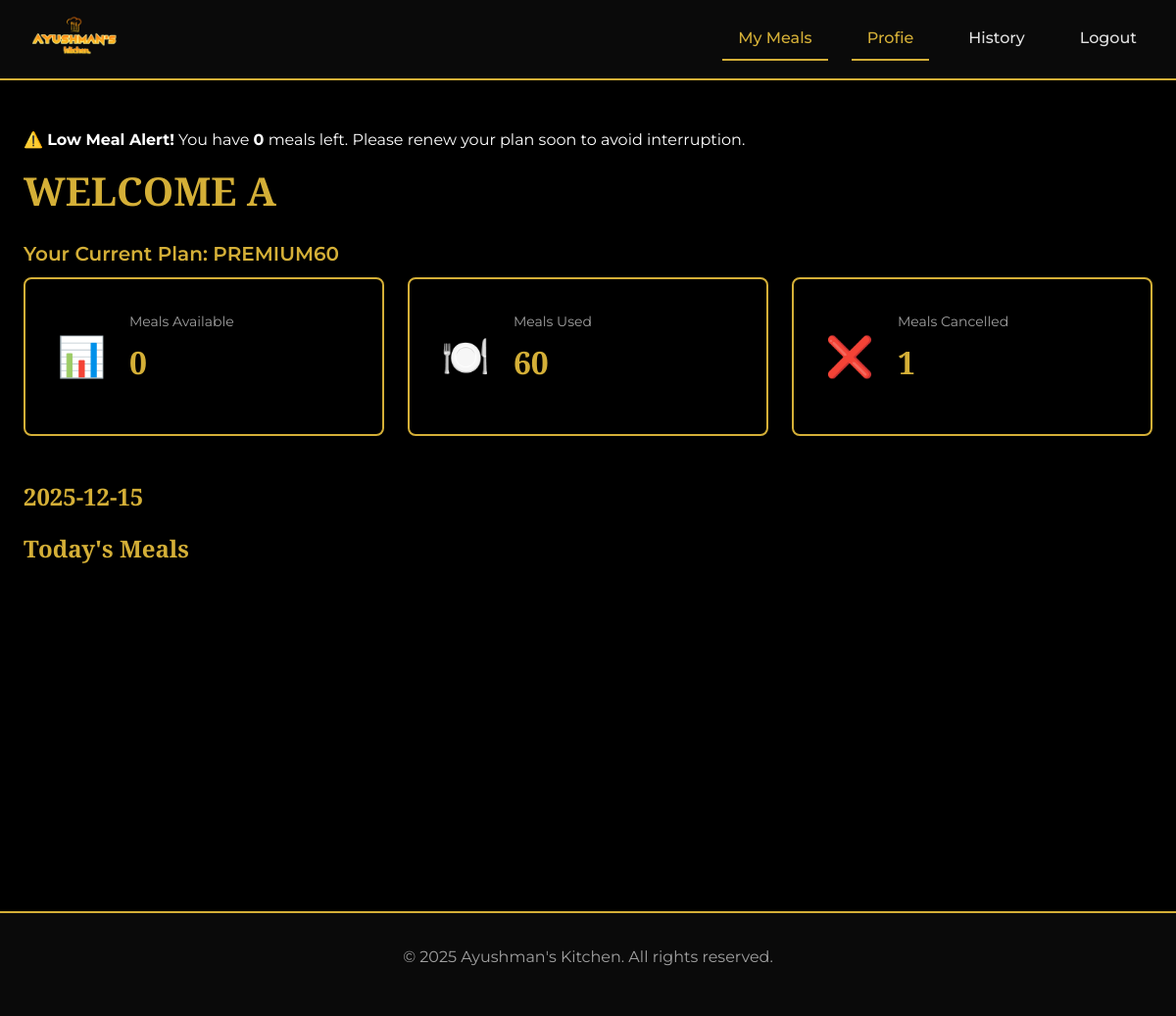
The page / (signed in) on the database as committed earlier.
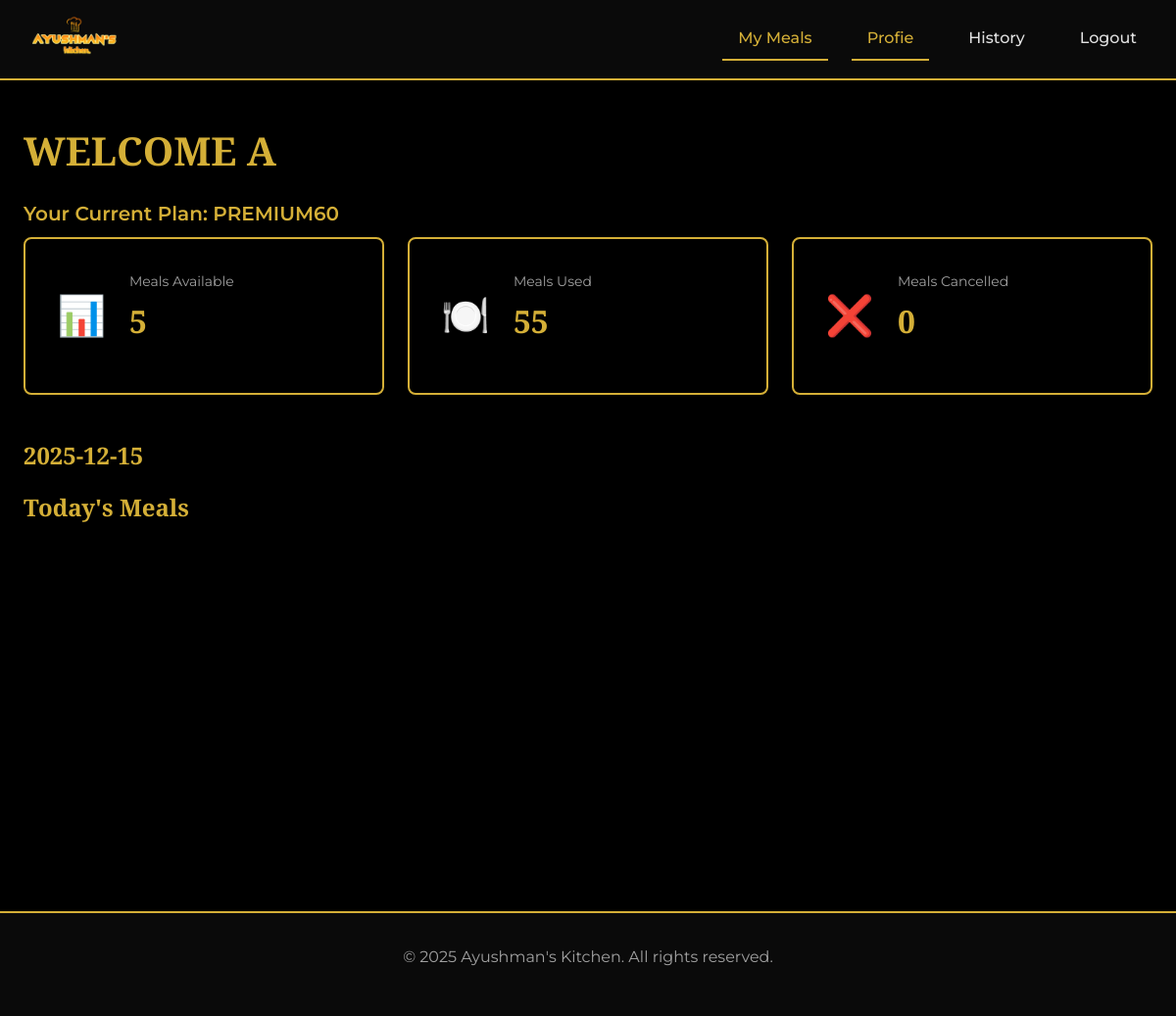
The same page on the database as committed later.
### Customers/models.py (models this page shows, shortened)
class Customer(AbstractBaseUser, PermissionsMixin):
    email = models.EmailField(unique=True)
    name = models.CharField(max_length=150)
    phone = models.CharField(max_length=15, blank=True)
    address = models.CharField(max_length=200, blank=True)
    is_active = models.BooleanField(default=True)
    is_staff = models.BooleanField(default=False)
    date_joined = models.DateTimeField(default=timezone.now)
    profile_updated_at = models.DateTimeField(auto_now=True)
    subscription_phase=models.IntegerField(default=1)
    meal_balance = models.IntegerField(default=0)
    user_status_active = models.BooleanField(default=True)
    lunch_status_active = models.BooleanField(default=True)
    dinner_status_active = models.BooleanField(default=True)
    paused_subscription = models.BooleanField(default=False)
    subscription_choice = models.CharField(max_length=20, choices=SUBSCRIPTION_TYPE, default="NORMAL60")
    default_lunch_service_choice = models.CharField(max_length=20, choices=SERVICE_TYPE, default="DineIn")
    default_dinner_service_choice = models.CharField(max_length=20, choices=SERVICE_TYPE, default="DineIn")
    default_meal_choice = models.CharField(max_length=20, choices=MEAL_MENU, default="VEG")
    FLAGSHIP_MENU_LUNCH_default_choice = models.CharField(max_length=20, choices=FLAGSHIP_MENU_LUNCH, default="NONE")
    FLAGSHIP_MENU_DINNER_default_choice = models.CharField(max_length=20, choices=FLAGSHIP_MENU_DINNER, default="NONE")
    PREMIUM_MENU_LUNCH_default_choice = models.CharField(max_length=20, choices=PREMIUM_MENU_LUNCH, default="NONE")
    PREMIUM_MENU_DINNER_default_choice = models.CharField(max_length=20, choices=PREMIUM_MENU_DINNER, default="NONE")
    USERNAME_FIELD = "email"
    REQUIRED_FIELDS = ["name"]
    objects = CustomerManager()
    @property
    def total_meals(self):
        if self.subscription_choice in ["NORMAL30","FLAGSHIP30","PREMIUM30"]:
            return 30
        else :
            return 60

### Customers/views.py (the view)
# urls.py: path('', user_dashboard,name="user_dashboard"),
@login_required
def user_dashboard(request):
    user=request.user
    used_meals= user.total_meals - user.meal_balance
    cl_l=LunchRecord.objects.filter(service_choice="Cancel",customer=user).count()
    cl_d=DinnerRecord.objects.filter(service_choice="Cancel",customer=user).count()
    cancelled_meals=cl_l+cl_d
    lunch_record = LunchRecord.objects.filter(customer=user,for_date=today).first()
    dinner_record = DinnerRecord.objects.filter(customer=user,for_date=today).first()
    admin_notice=AdminNotice.objects.all()
    context={
        'user':user,
        'used_meals':used_meals,
        'cancelled_meals':cancelled_meals,
        'lunch_record':lunch_record,
        'dinner_record':dinner_record,
        'admin_notice':admin_notice,
        }
    return render(request, 'Customer/user-dashboard.html',context)

### templates/Customer/user-dashboard.html (shortened to what this page needs)
{% load static %}
<!DOCTYPE html>
<html lang="en">
<head>
    <link rel="stylesheet" href="{% static 'Customer/styles-user-dashboard.css' %}"/>
</head>
<body>
    {% include "Customer/navbar.html" %}
    <main class="user-page">
        <div class="content-container">
            {% if request.user.meal_balance <= 4 %}
            <div class="message-banner warning" role="alert">
                <p>
                    ⚠️ <strong>Low Meal Alert!</strong>
                    You have <strong>{{ request.user.meal_balance }}</strong> meals left.
                    Please renew your plan soon to avoid interruption.
                </p>
            </div>
            {% endif %}
        </div>
        <div class="user-container">
            <h1 class="page-title" id="userGreeting">WELCOME {{ request.user.name|upper }}</h1>
            <p class="user-plan-display" id="userPlanDisplay">Your Current Plan: {{request.user.subscription_choice}}</p>
            <section class="meal-counters" aria-label="Meal counters">
                <div class="counter-card">
                    <div class="counter-icon">📊</div>
                    <div class="counter-content">
                        <p class="counter-label">Meals Available</p>
                        <p class="counter-number" id="mealsAvailable">{{ request.user.meal_balance|default:"0" }}</p>
                    </div>
                </div>
                <div class="counter-card">
                    <div class="counter-icon">🍽️</div>
                    <div class="counter-content">
                        <p class="counter-label">Meals Used</p>
                        <p class="counter-number" id="mealsUsed">{{used_meals}}</p>
                    </div>
                </div>
                <div class="counter-card">
                    <div class="counter-icon">❌</div>
                    <div class="counter-content">
                        <p class="counter-label">Meals Cancelled</p>
                        <p class="counter-number" id="mealsCancelled">{{ cancelled_meals|default:"0" }}</p>
                    </div>
                </div>
            </section>
            <section class="today-meals">
                <h2 class="section-title"> {% now "Y-m-d" %} </h2>
                <h2 class="section-title">Today's Meals  </h2>
            </section>
        </div>
    </main>
    <footer class="footer">
        <p>&copy; 2025 Ayushman's Kitchen. All rights reserved.</p>
    </footer>
</body>
</html>

Rows that differ between the two databases and show on the page:
changed Customer "PREMIUM60": user.meal_balance "0" → "5"; meal_balance 0 → 5 (drawn); user.meal_balance "0" → (not shown)
Other text that changed with them:
{{ used_meals }}: "60" → "55"
{{ cancelled_meals|default:"0" }}: "1" → "0"
text no longer shown: "⚠️ Low Meal Alert! You have meals left. Please renew your plan soon to avoid interruption."
